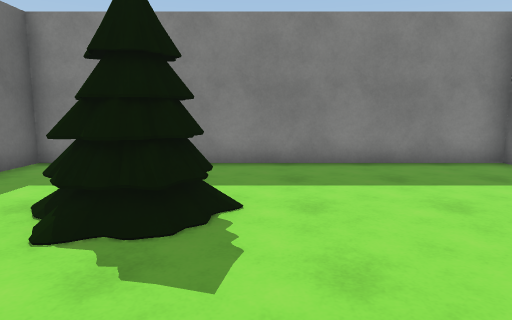
view 1 (above)

13 first-person views from a walk through a 3-D level made in the Unity game engine. The camera is 1.3 m above the floor, tilts 8° down and sees 75° across. The floor is counted in squares, 1 m on a side. Each view is taken from the middle of a square. On the plan, view 1 faces up. The plan holds only what a view shows up to about 14 squares ahead; the rest is blank. The place goes on beyond the plan. The player character is not drawn. Surface patterns are stand-ins for the level's own textures.

view 2
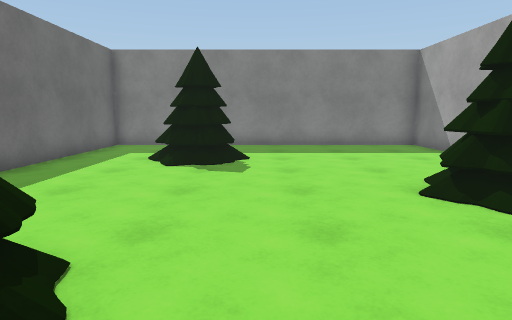

view 3
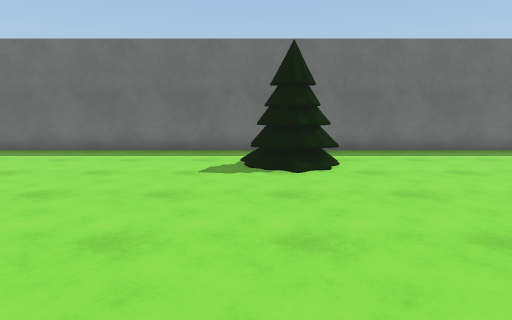

view 4
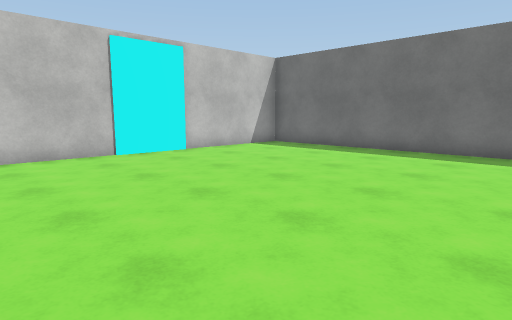

view 5
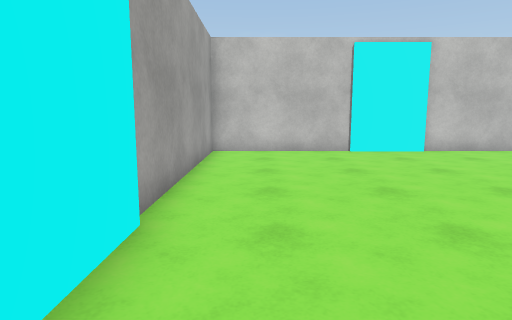

view 6
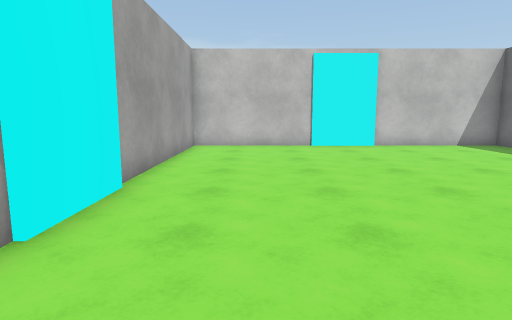

view 7
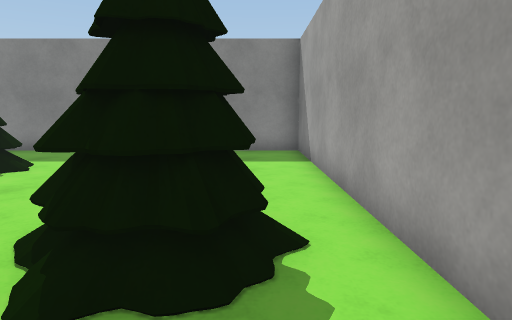

view 8
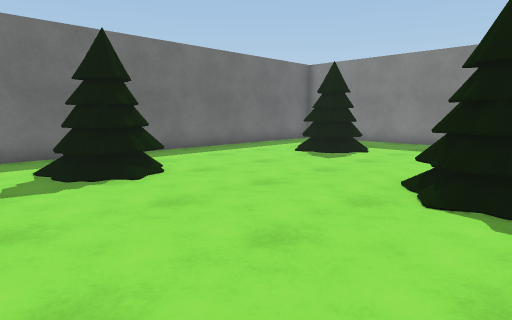

view 9
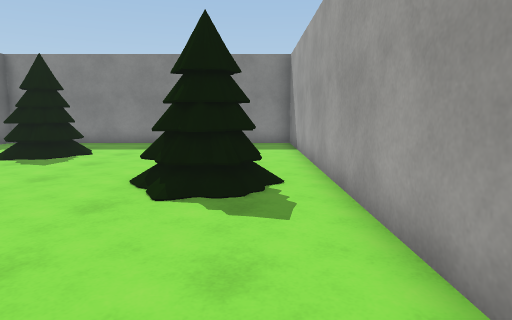

view 10
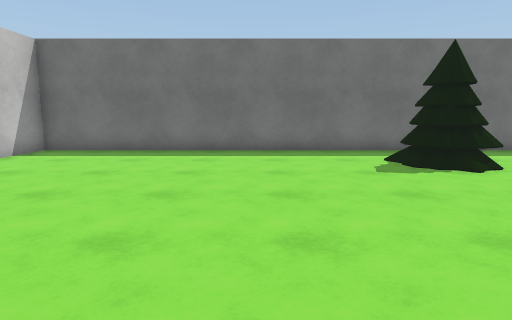

view 11
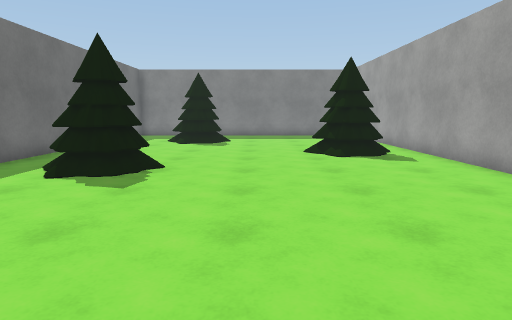

view 12
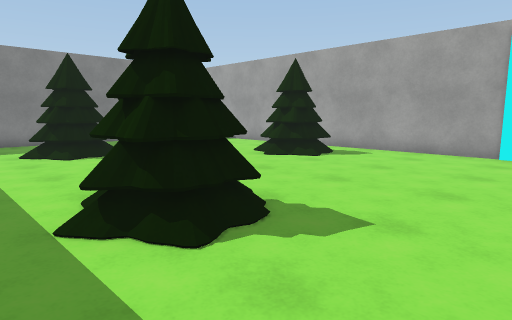

view 13
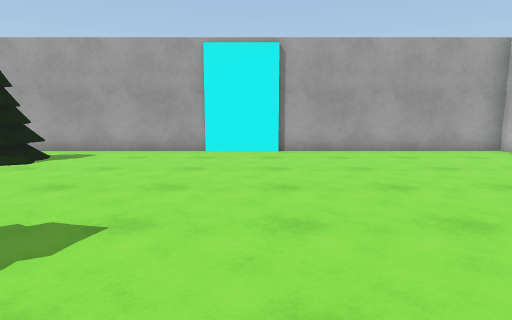

### Floor plan
Points are (right, up) in squares from view 1. A wall is a line through its corners. A room is listed if a view was taken in it or the views show most of it. See-through windows are left out.
Room 1 (views 1, 2, 3, 4, 5, 6, 7, 8, 9, 10, 11, 12, 13)
walls: (-5.7, -15.5) (6.5, -15.5) (6.5, 8.7) (-5.7, 8.7) (-5.7, -15.5)
objects: other object (-4, -4) to (-2, -2); other object (-3, 4) to (-1, 5); other object (3, -1) to (5, 1)

Where each view was taken, in squares from view 1:
view 1: 0 up, 0 right, facing up
view 2: 5 down, 0 right, facing up
view 3: 4 down, 6 right, facing left
view 4: 5 down, 6 right, facing down-left
view 5: 4 down, 5 right, facing down
view 6: 2 down, 4 right, facing down
view 7: 3 down, 5 right, facing up
view 8: 6 down, 5 right, facing up-left
view 9: 6 down, 5 right, facing up
view 10: 8 down, 6 right, facing left
view 11: 11 down, 1 right, facing up
view 12: 7 down, 5 left, facing up-right
view 13: 7 down, 5 left, facing right
